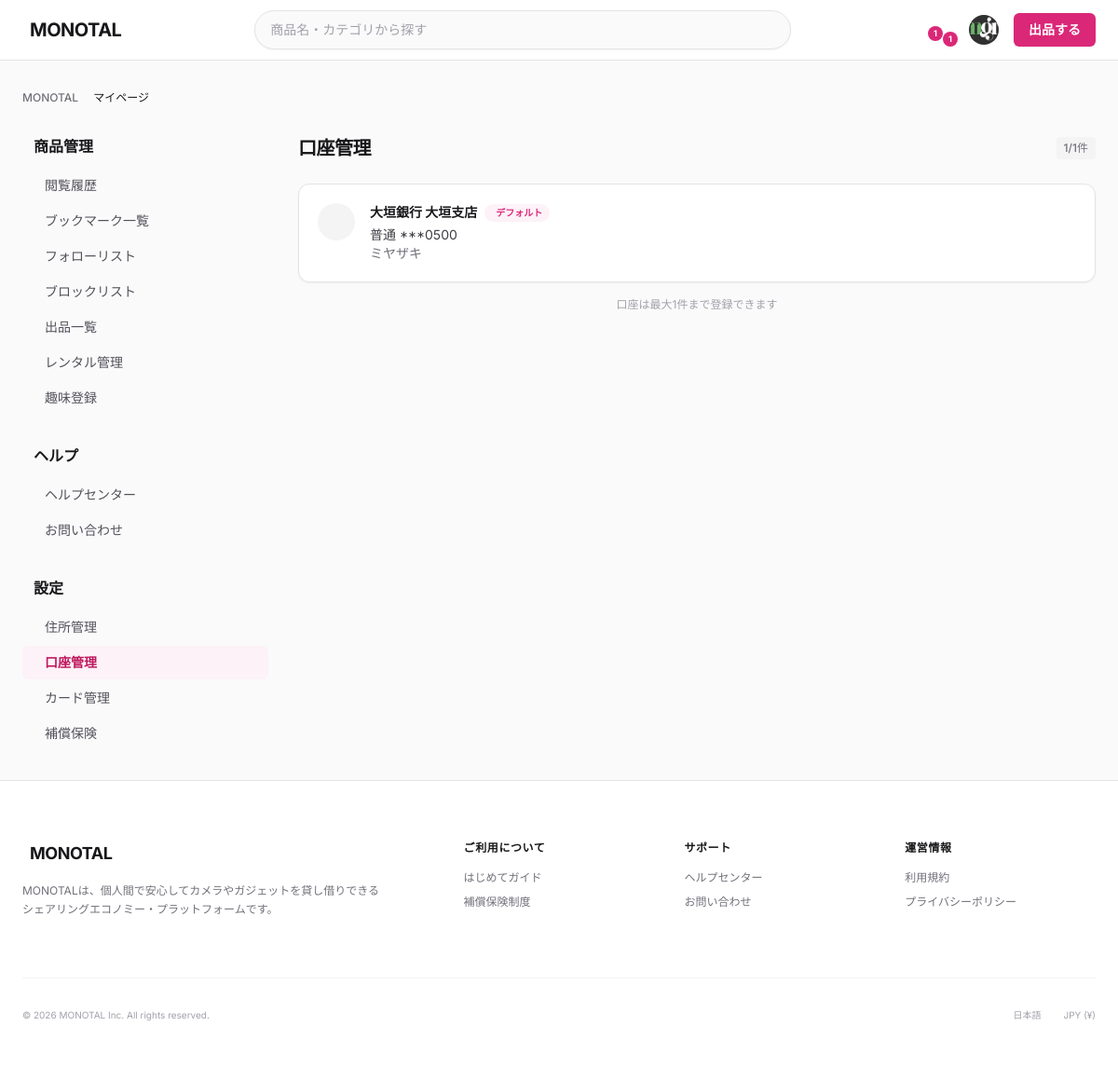
The page /monotal/mypage/bank-accounts/ (signed in) on the database its author committed.
### monotal/models.py (models this page shows, shortened)
class User(AbstractBaseUser, PermissionsMixin):
    user_id = models.AutoField(primary_key=True)
    user_name = models.CharField(max_length=100)
    display_name = models.CharField(max_length=100)
    email = models.EmailField(max_length=255)
    phone_number = models.CharField(max_length=20, default='')
    password_hash = models.CharField(max_length=255)
    login_attempt_count = models.IntegerField(default=0)
    last_login_datetime = models.DateTimeField(null=True, blank=True)
    user_status = models.ForeignKey(
        UserStatus,
        on_delete=models.PROTECT,
        db_column='user_status_id'
    )
    register_datetime = models.DateTimeField(auto_now_add=True)
    update_datetime = models.DateTimeField(auto_now=True)
    delete_datetime = models.DateTimeField(null=True, blank=True)
    user_image = models.ImageField(upload_to='user_images/', null=True, blank=True)
    bio = models.CharField(max_length=160, blank=True, default='')  # 自己紹介文（Twitter仕様: 160文字）
    is_staff = models.BooleanField(default=False)
    is_active = models.BooleanField(default=True)
    objects = UserManager()
    USERNAME_FIELD = 'email'
    REQUIRED_FIELDS = ['user_name', 'display_name']
    class Meta:
        db_table = 'T_User'
        verbose_name = 'ユーザー'
        verbose_name_plural = 'ユーザー'

class BankAccount(models.Model):
    ACCOUNT_TYPE_CHOICES = [
        (1, '普通'),
        (2, '当座'),
    ]
    bank_account_id = models.AutoField(primary_key=True)
    user = models.ForeignKey(
        User,
        on_delete=models.CASCADE,
        related_name='bank_accounts',
        db_column='user_id'
    )
    bank_name = models.CharField(max_length=100)  # 銀行名
    branch_name = models.CharField(max_length=100)  # 支店名
    account_type = models.IntegerField(choices=ACCOUNT_TYPE_CHOICES, default=1)  # 口座種別
    account_number = models.CharField(max_length=20)  # 口座番号
    account_holder = models.CharField(max_length=100)  # 口座名義（カナ）
    is_default = models.BooleanField(default=False)  # デフォルト口座フラグ
    register_datetime = models.DateTimeField(auto_now_add=True)
    update_datetime = models.DateTimeField(auto_now=True)
    class Meta:
        db_table = 'T_BankAccount'
        verbose_name = '銀行口座'
        verbose_name_plural = '銀行口座'
    @property
    def masked_account_number(self):
        if len(self.account_number) > 4:
            return '*' * (len(self.account_number) - 4) + self.account_number[-4:]
        return self.account_number
    @property
    def account_type_display(self):
        return dict(self.ACCOUNT_TYPE_CHOICES).get(self.account_type, '')

### monotal/views.py (the view, shortened to what this page needs)
class MyPageBankAccountListView(LoginRequiredMixin, View):
    login_url = '/monotal/login/'
    def get(self, request, *args, **kwargs):
        bank_accounts = BankAccount.objects.filter(
            user=request.user
        ).order_by('-is_default', '-register_datetime')
        context = {
            'bank_accounts': bank_accounts,
            'account_count': bank_accounts.count(),
            'max_accounts': MAX_BANK_ACCOUNTS,
            'can_add_account': bank_accounts.count() < MAX_BANK_ACCOUNTS,
            'current_page': 'bank_account_list',
        }
        return render(request, 'mypage/bank_account_list.html', context)

### monotal/context_processors.py (called while the page is built)
def rental_context(request):
    context = {
        'pending_rental_count': 0,
    }
    if request.user.is_authenticated:
        qs = RentalRequest.objects.filter(
            Q(requested_user=request.user) | Q(requester_user=request.user),
        ).exclude(
            rental_request_status_id__in=[3, 4, 5]  # 拒否・キャンセル・完了を除外
        )
        context['pending_rental_count'] = qs.count()
        import sys
        print(f"[rental_context] user={request.user.user_name} count={qs.count()} query={qs.query}", file=sys.stderr)
    return context

def notification_context(request):
    context = {
        'unread_notification_count': 0,
    }
    if request.user.is_authenticated:
        read_notification_ids = NotificationRead.objects.filter(
            user=request.user,
            notification_read_status_id=2  # 既読
        ).values_list('notification_id', flat=True)
        target_notification_ids = NotificationTargetUser.objects.filter(
            user=request.user
        ).values_list('notification_id', flat=True)
        context['unread_notification_count'] = target_notification_ids.exclude(
            notification_id__in=read_notification_ids
        ).count()
    return context

### templates/mypage/bank_account_list.html (shortened to what this page needs)
{% extends 'base.html' %}
{% load static %}
{% block extra_css %}
<link rel="stylesheet" href="{% static 'css/mypage.css' %}">
{% endblock %}
{% block content %}
<main class="mx-auto max-w-[1200px] w-full px-4 lg:px-6 py-8">
    <nav class="mb-8 flex text-xs font-medium text-zinc-500 overflow-x-auto whitespace-nowrap">
        <ol class="flex items-center space-x-2">
            <li><a href="{% url 'index' %}" class="hover:underline hover:text-pink-600">MONOTAL</a></li>
            <li class="text-zinc-900">マイページ</li>
        </ol>
    </nav>
    <div class="lg:grid lg:grid-cols-12 lg:gap-8 items-start">
        {% include 'mypage/_sidebar.html' %}
        <div class="lg:col-span-9">
            <div class="mb-6 flex items-center justify-between">
                <h1 class="text-xl font-bold tracking-tight text-zinc-900">口座管理</h1>
                <span class="text-xs font-medium text-zinc-500 bg-zinc-100 px-2 py-1 rounded">{{ account_count }}/{{ max_accounts }}件</span>
            </div>
            <div class="space-y-4" id="accountList">
                {% for account in bank_accounts %}
                <div class="bg-white rounded-xl border border-zinc-200 shadow-sm p-4 sm:p-5 hover:border-zinc-300 transition-colors" data-account-id="{{ account.bank_account_id }}">
                    <div class="flex items-start gap-4">
                        <div class="flex-shrink-0 h-10 w-10 rounded-full bg-zinc-100 flex items-center justify-center text-zinc-500">
                        </div>
                        <div class="flex-1 min-w-0">
                            <div class="flex items-center gap-2 mb-1">
                                <span class="text-sm font-bold text-zinc-900">{{ account.bank_name }} {{ account.branch_name }}</span>
                                {% if account.is_default %}
                                <span class="inline-flex items-center gap-1 text-[10px] font-bold text-pink-600 bg-pink-50 px-2 py-0.5 rounded-full">
                                    デフォルト
                                </span>
                                {% endif %}
                            </div>
                            <p class="text-sm text-zinc-700">{{ account.account_type_display }} {{ account.masked_account_number }}</p>
                            <p class="text-sm text-zinc-500">{{ account.account_holder }}</p>
                        </div>
                        <div class="flex-shrink-0 flex gap-1">
                            <button type="button" class="edit-account-btn p-2 text-zinc-400 hover:text-blue-500 hover:bg-blue-50 rounded-lg transition-colors"
                                    data-account-id="{{ account.bank_account_id }}"
                                    data-bank-name="{{ account.bank_name }}"
                                    data-branch-name="{{ account.branch_name }}"
                                    data-account-type="{{ account.account_type }}"
                                    data-account-number="{{ account.account_number }}"
                                    data-account-holder="{{ account.account_holder }}"
                                    title="編集">
                            </button>
                            <button type="button" class="delete-account-btn p-2 text-zinc-400 hover:text-red-500 hover:bg-red-50 rounded-lg transition-colors"
                                    data-account-id="{{ account.bank_account_id }}"
                                    title="削除">
                            </button>
                        </div>
                    </div>
                </div>
                {% endfor %}
            </div>
            {% if not can_add_account and account_count > 0 %}
            <div class="mt-4 text-center text-xs text-zinc-400">
                口座は最大{{ max_accounts }}件まで登録できます
            </div>
            {% endif %}
        </div>
    </div>
</main>
{% endblock %}

### templates/base.html (shortened to what this page needs)
<!DOCTYPE html>
<html lang="ja">
<head>
    <script src="https://cdn.tailwindcss.com"></script>
    {% block extra_css %}{% endblock %}
</head>
<body class="bg-zinc-50 text-zinc-900 antialiased selection:bg-pink-600 selection:text-white flex flex-col min-h-screen pb-20 md:pb-0">
    <header class="sticky top-0 z-50 w-full border-b border-zinc-200 bg-white/95 backdrop-blur-md">
        <div class="mx-auto flex h-16 max-w-[1200px] items-center justify-between gap-6 px-4 lg:px-6">
            <a href="{% url 'index' %}" class="flex-shrink-0 group flex items-center gap-2">
                <span class="text-xl font-bold tracking-tight text-zinc-900 uppercase group-hover:text-pink-600 transition-colors">MONOTAL</span>
            </a>
            <form method="GET" action="{% url 'product_list' %}" class="hidden md:flex flex-1 max-w-xl relative" id="header-search-form">
                <div class="flex-1 relative">
                    <input
                        type="text"
                        name="q"
                        id="header-search-input"
                        value="{{ request.GET.q|default:'' }}"
                        placeholder="商品名・カテゴリから探す"
                        autocomplete="off"
                        class="w-full rounded-full border border-zinc-200 bg-zinc-50 py-2.5 pl-4 pr-10 text-sm text-zinc-900 placeholder-zinc-400 focus:border-pink-600 focus:ring-1 focus:ring-pink-600 focus:outline-none focus:bg-white transition-all shadow-sm"
                    >
                </div>
            </form>
            <div class="flex items-center gap-3 lg:gap-4">
                {% if user.is_authenticated %}
                    <a href="{% url 'mypage_rental_management' %}" class="relative text-zinc-500 hover:text-zinc-900 transition-colors" title="レンタル管理">
                        {% if pending_rental_count %}
                        <span class="absolute -top-1 -right-1 h-4 w-4 rounded-full bg-pink-600 text-[9px] font-bold text-white flex items-center justify-center">{{ pending_rental_count }}</span>
                        {% endif %}
                    </a>
                    <div class="relative" id="notification-dropdown-container">
                        <button id="notification-dropdown-btn" class="relative text-zinc-500 hover:text-zinc-900 transition-colors">
                            {% if unread_notification_count > 0 %}
                            <span id="notification-badge" class="absolute -top-1 -right-1 h-4 w-4 rounded-full bg-pink-600 text-[9px] font-bold text-white flex items-center justify-center">{{ unread_notification_count }}</span>
                            {% endif %}
                        </button>
                    </div>
                    <div class="relative" id="profile-dropdown-container">
                        <button id="profile-dropdown-btn" class="h-8 w-8 rounded-full bg-zinc-100 flex items-center justify-center overflow-hidden hover:ring-2 hover:ring-pink-600 transition-all">
                            {% if user.user_image %}
                                <img src="{{ user.user_image.url }}" alt="{{ user.display_name }}" class="h-full w-full object-cover">
                            {% else %}
                                <span class="iconify text-zinc-500" data-icon="lucide:user" data-width="16" data-height="16"></span>
                            {% endif %}
                        </button>
                    </div>
                    <a href="{% url 'create_sell' %}" class="rounded-md bg-pink-600 px-4 py-2 text-sm font-semibold text-white transition-all hover:bg-pink-700 shadow-sm flex items-center gap-2">
                        <span>出品<span class="hidden lg:inline">する</span></span>
                    </a>
                {% endif %}
            </div>
        </div>
    </header>
    {% block content %}{% endblock %}
    <footer class="border-t border-zinc-200 bg-white pt-16 pb-24 md:pb-12 mt-auto">
        <div class="mx-auto max-w-[1200px] px-6">
            <div class="grid grid-cols-2 md:grid-cols-4 lg:grid-cols-5 gap-8 mb-16">
                <div class="col-span-2 space-y-4">
                    <a href="{% url 'index' %}" class="flex items-center gap-2 mb-4">
                        <span class="text-lg font-bold tracking-tight text-zinc-900 uppercase">MONOTAL</span>
                    </a>
                    <p class="text-xs text-zinc-500 leading-relaxed max-w-sm">
                        MONOTALは、個人間で安心してカメラやガジェットを貸し借りできるシェアリングエコノミー・プラットフォームです。
                    </p>
                </div>
                <div>
                    <h4 class="text-xs font-semibold text-zinc-900 mb-4 uppercase tracking-wider">ご利用について</h4>
                    <ul class="space-y-2.5 text-xs text-zinc-500 font-medium">
                        <li><a href="#" class="hover:text-pink-600 transition-colors">はじめてガイド</a></li>
                        <li><a href="#" class="hover:text-pink-600 transition-colors">補償保険制度</a></li>
                    </ul>
                </div>
                <div>
                    <h4 class="text-xs font-semibold text-zinc-900 mb-4 uppercase tracking-wider">サポート</h4>
                    <ul class="space-y-2.5 text-xs text-zinc-500 font-medium">
                        <li><a href="#" class="hover:text-pink-600 transition-colors">ヘルプセンター</a></li>
                        <li><a href="#" class="hover:text-pink-600 transition-colors">お問い合わせ</a></li>
                    </ul>
                </div>
                <div>
                     <h4 class="text-xs font-semibold text-zinc-900 mb-4 uppercase tracking-wider">運営情報</h4>
                    <ul class="space-y-2.5 text-xs text-zinc-500 font-medium">
                        <li><a href="{% url 'terms_of_service' %}" class="hover:text-pink-600 transition-colors">利用規約</a></li>
                        <li><a href="{% url 'privacy_policy' %}" class="hover:text-pink-600 transition-colors">プライバシーポリシー</a></li>
                    </ul>
                </div>
            </div>
            <div class="border-t border-zinc-100 pt-8 flex flex-col md:flex-row justify-between items-center gap-4">
                <p class="text-[10px] text-zinc-400">© 2026 MONOTAL Inc. All rights reserved.</p>
                <div class="flex items-center gap-6">
                    <span class="text-[10px] text-zinc-400">日本語</span>
                    <span class="text-[10px] text-zinc-400">JPY (¥)</span>
                </div>
            </div>
        </div>
    </footer>
    {% load static %}
</body>
</html>

### templates/base.html (style rules this page uses)
body { font-family: 'Inter', sans-serif; }

### rows shown on the page
User: user_image (picture)
BankAccount: bank_name "大垣銀行", branch_name "大垣支店", is_default "デフォルト", account_type_display "普通", masked_account_number "***0500", account_holder "ミヤザキ"

### other values the page prints
{{ pending_rental_count }} "1"
{{ unread_notification_count }} "1"
{{ account_count }} "1"
{{ max_accounts }} "1"
